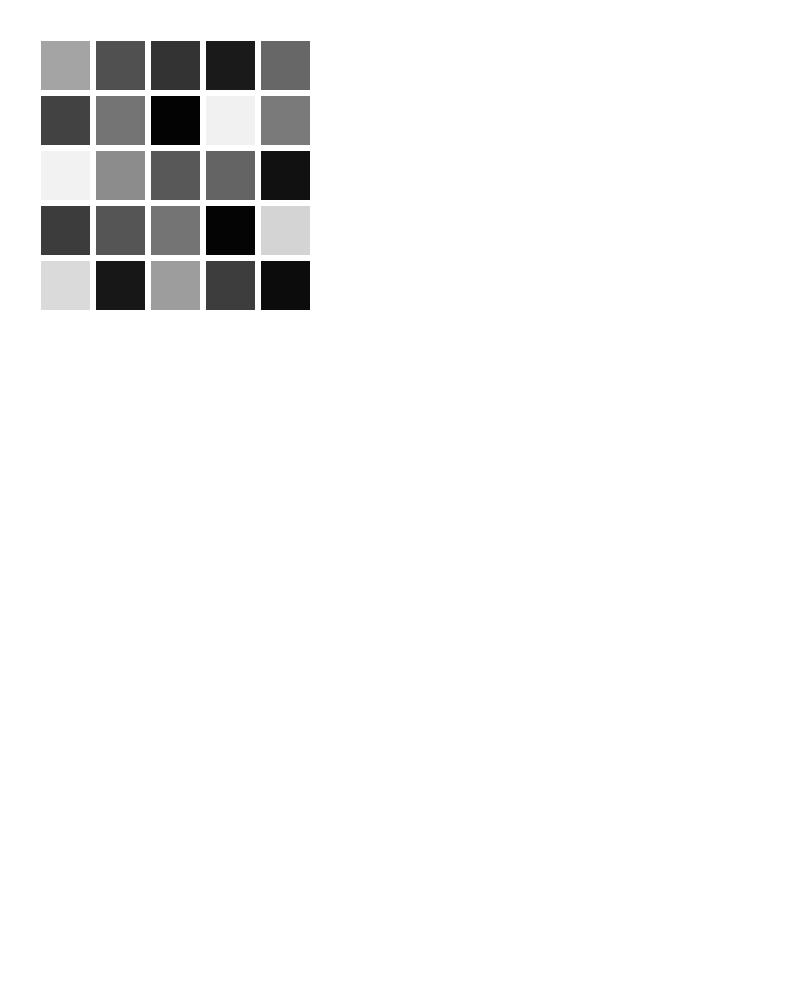
Frame 1 (no input)
Frame 60 (the mouse pressed at the canvas centre just before this capture): identical to frame 1, image omitted
Frame 120 (the mouse held since frame 60 and released just before this capture): identical to frame 1, image omitted

The Processing sketch that drew this single still picture (run headless with seeded random() and noise(); from frame 60 on, the mouse is pressed at the canvas centre):

// Processing sketch: grid
// ── grid.pde

// GRID array of a class

int grid=5, // how many cells per row and column
  many=grid*grid;    // how many in total 

Button [] myButtons = new Button [many];

void setup() {
  size (800, 1000);

  int x=40, y=x, // dist from screen border 
    w=50, h=w, // width and height of one cell 
    off=5;  // dist between cells 

  int k=0; 
  for (int i = 0; i < grid; i++) {
    for (int i2 = 0; i2 < grid; i2++) {
      myButtons [k] = new Button ( x+ i *( w+off), y+ i2 *(h+off), 
        w, h, 
        int(random(255)), 
        25 ); // 25 = size
      k++;
    }
  }
}

void draw() {
  background (255);
  for (int i = 0; i < many; i++) 
    myButtons[i].display();
}

// -----------------------------------------------------------------

void mousePressed() {
  for (int i = 0; i < many; i++) 
    myButtons[i].click();
}

// ====================================================================================

class Button {
  float x, y, w, h;
  color col;
  float sz;
  boolean on = false;   // button starts in the off position

  Button(float tempx, float tempy, 
    float tempw, float temph, 
    color tempCol, 
    float tempSz) {
    x=tempx;
    y=tempy;
    w=tempw;
    h=temph;
    col = tempCol;
    sz = tempSz;

    //checking for edges
    if (x+sz>=width)  
      x=width-sz-1;  
    if (y+sz>=height)
      y=height-sz-1;
  }

  void display() {
    if (on) {    // fill + stroke appearance when button is on / off
      fill (255);
      stroke(0);
    } else {
      fill (col);
      stroke (255);
    }
    rect (x, y, w, h); //sz, sz);
  }

  void click() {
    if (mouseX > x && 
      mouseX < x + w && 
      mouseY > y && 
      mouseY < y + h) 
      on = !on; // toggle
  }
  //
}//class
//
